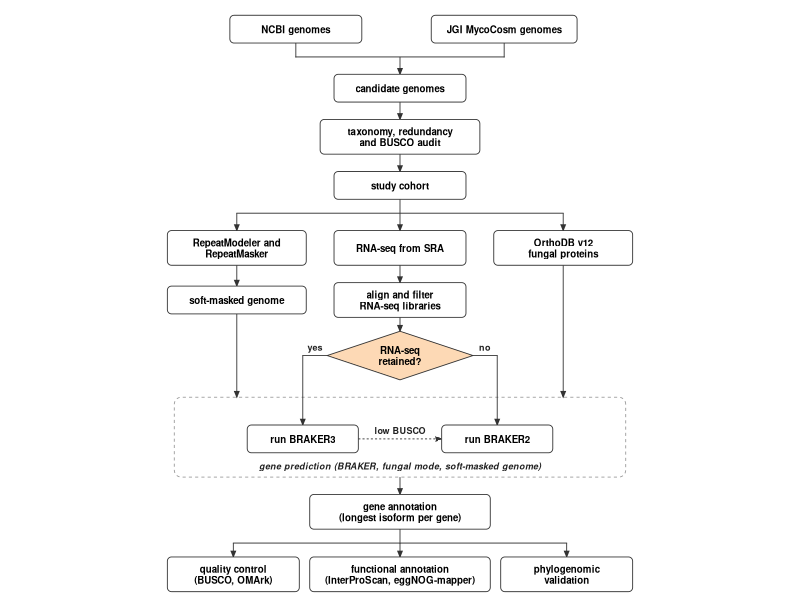
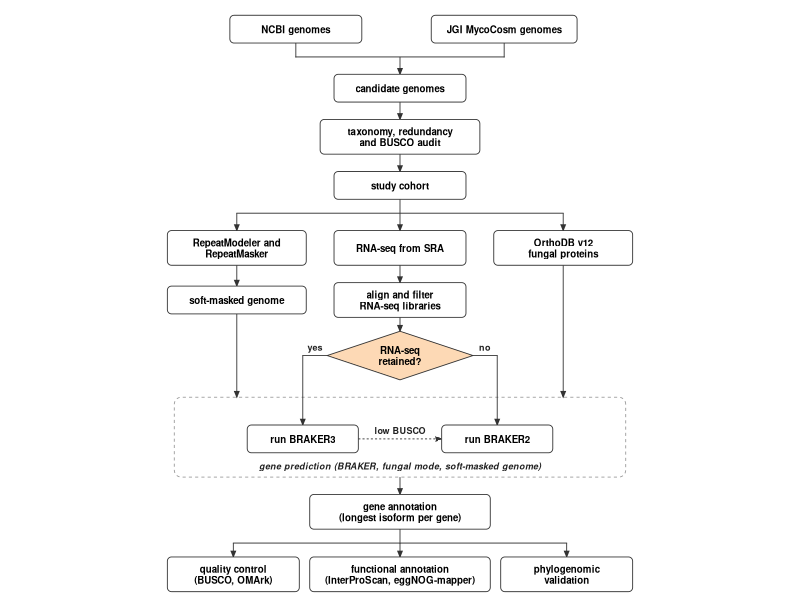

Write R code to recreate these figures, in order. (Note: this script raises an error after producing the figures.)
#!/usr/bin/env Rscript
# Mucoromycota structural annotation resource - workflow scheme (Methods), v4
# v4: Helvetica Bold throughout; robust PDF export on macOS
#     (cairo_pdf -> quartz pdf -> base pdf fallback, file existence checked).
# Canvas: 140 x 172 mm; Helvetica Bold 7 pt (Scientific Data)

packages <- c("ggplot2", "tibble")
miss <- packages[!vapply(packages, requireNamespace, logical(1), quietly = TRUE)]
if (length(miss) > 0) install.packages(miss, repos = "https://cloud.r-project.org")
library(ggplot2); library(tibble)

out_dir <- if (requireNamespace("rstudioapi", quietly = TRUE) && rstudioapi::isAvailable()) {
  rstudioapi::selectDirectory(caption = "Select output folder for the workflow figure")
} else getwd()
if (is.null(out_dir) || !dir.exists(out_dir)) out_dir <- getwd()

W <- 140; H <- 172
fs <- 7.0; font <- "Helvetica"; face <- "bold"
line_col <- "#333333"; dec_fill <- "#FDD9B5"; frame_col <- "#9A9A9A"
lw <- 0.3
arr <- arrow(length = unit(1.6, "mm"), type = "closed", angle = 22)

# ---------------- nodes ----------------
nodes <- tribble(
  ~id,      ~cx, ~cy,  ~w,  ~h, ~kind, ~label,
  "ncbi",    40, 164,  38,   8, "box", "NCBI genomes",
  "jgi",    100, 164,  42,   8, "box", "JGI MycoCosm genomes",
  "cand",    70, 147,  38,   8, "box", "candidate genomes",
  "audit",   70, 133,  46,  10, "box", "taxonomy, redundancy\nand BUSCO audit",
  "cohort",  70, 119,  38,   8, "box", "study cohort",
  "rep",     23, 101,  40,  10, "box", "RepeatModeler and\nRepeatMasker",
  "sra",     70, 101,  38,  10, "box", "RNA-seq from SRA",
  "prot",   117, 101,  40,  10, "box", "OrthoDB v12\nfungal proteins",
  "mask",    23,  86,  40,   8, "box", "soft-masked genome",
  "rna",     70,  86,  38,  10, "box", "align and filter\nRNA-seq libraries",
  "dec",     70,  70,  42,  14, "dec", "RNA-seq\nretained?",
  "b3",      42,  46,  32,   8, "box", "run BRAKER3",
  "b2",      98,  46,  32,   8, "box", "run BRAKER2",
  "ann",     70,  25,  52,  10, "box", "gene annotation\n(longest isoform per gene)",
  "qc",      22,   7,  38,  10, "box", "quality control\n(BUSCO, OMArk)",
  "fun",     70,   7,  52,  10, "box", "functional annotation\n(InterProScan, eggNOG-mapper)",
  "phy",    118,   7,  38,  10, "box", "phylogenomic\nvalidation"
)

frame <- c(x0 = 5, x1 = 135, y0 = 35, y1 = 58)

# ---------------- connectors ----------------
lines <- tribble(
  ~x, ~y, ~xend, ~yend,
  40, 160,  40, 156,
  100, 160, 100, 156,
  40, 156, 100, 156,
  23, 111, 117, 111,
  49,  70,  42,  70,
  91,  70,  98,  70,
  70,  20,  70,  16,
  22,  16, 118,  16
)
arrows <- tribble(
  ~x, ~y, ~xend, ~yend, ~style,
  70, 156,  70, 151, "solid",
  70, 143,  70, 138, "solid",
  70, 128,  70, 123, "solid",
  70, 115,  70, 106, "solid",
  23, 111,  23, 106, "solid",
  117, 111, 117, 106, "solid",
  23,  96,  23,  90, "solid",
  70,  96,  70,  91, "solid",
  70,  81,  70,  77, "solid",
  42,  70,  42,  50, "solid",
  98,  70,  98,  50, "solid",
  23,  82,  23, frame[["y1"]], "solid",
  117, 96, 117, frame[["y1"]], "solid",
  58,  46,  82,  46, "dashed",
  70, frame[["y0"]], 70, 30, "solid",
  22,  16,  22,  12, "solid",
  70,  16,  70,  12, "solid",
  118, 16, 118,  12, "solid"
)

labels <- tribble(
  ~x,   ~y,  ~label,      ~fontface,
  45.5, 72.4, "yes",       "bold",
  94.5, 72.4, "no",        "bold",
  70,  48.4, "low BUSCO", "bold",
  70,  38.2, "gene prediction (BRAKER, fungal mode, soft-masked genome)", "bold.italic"
)

# ---------------- shapes ----------------
round_rect <- function(x0, y0, w, h, r = 1.2, n = 8) {
  r <- min(r, w / 2, h / 2)
  a <- function(cx, cy, from, to) {
    t <- seq(from, to, length.out = n)
    data.frame(x = cx + r * cos(t), y = cy + r * sin(t))
  }
  rbind(a(x0 + w - r, y0 + h - r, 0, pi / 2), a(x0 + r, y0 + h - r, pi / 2, pi),
        a(x0 + r, y0 + r, pi, 3 * pi / 2), a(x0 + w - r, y0 + r, 3 * pi / 2, 2 * pi))
}
diamond <- function(cx, cy, w, h)
  data.frame(x = c(cx, cx + w / 2, cx, cx - w / 2), y = c(cy + h / 2, cy, cy - h / 2, cy))

polys <- do.call(rbind, lapply(seq_len(nrow(nodes)), function(i) {
  nd <- nodes[i, ]
  d <- if (nd$kind == "dec") diamond(nd$cx, nd$cy, nd$w, nd$h)
       else round_rect(nd$cx - nd$w / 2, nd$cy - nd$h / 2, nd$w, nd$h)
  d$id <- nd$id; d$fill <- ifelse(nd$kind == "dec", dec_fill, "white"); d
}))
frame_poly <- round_rect(frame[["x0"]], frame[["y0"]], frame[["x1"]] - frame[["x0"]],
                         frame[["y1"]] - frame[["y0"]], r = 2)

# ---------------- plot ----------------
p <- ggplot() +
  geom_polygon(data = frame_poly, aes(x, y), fill = NA, colour = frame_col,
               linewidth = lw, linetype = "33") +
  geom_segment(data = lines, aes(x = x, y = y, xend = xend, yend = yend),
               colour = line_col, linewidth = lw, lineend = "square") +
  geom_segment(data = arrows, aes(x = x, y = y, xend = xend, yend = yend, linetype = style),
               colour = line_col, linewidth = lw, arrow = arr, linejoin = "mitre") +
  geom_polygon(data = polys, aes(x, y, group = id, fill = fill),
               colour = line_col, linewidth = lw) +
  geom_text(data = nodes, aes(cx, cy, label = label), size = fs / .pt,
            lineheight = 0.95, family = font, fontface = face) +
  geom_text(data = labels, aes(x, y, label = label, fontface = fontface),
            size = (fs - 0.5) / .pt, family = font, colour = "#222222") +
  scale_fill_identity() +
  scale_linetype_manual(values = c(solid = "solid", dashed = "22"), guide = "none") +
  coord_fixed(xlim = c(0, W), ylim = c(0, H), expand = FALSE, clip = "off") +
  theme_void(base_family = font) +
  theme(plot.background = element_rect(fill = "white", colour = NA),
        plot.margin = margin(1, 1, 1, 1))

# ---------------- export ----------------
stem <- file.path(out_dir, "Fig_workflow_v4")
pdf_file <- paste0(stem, ".pdf"); png_file <- paste0(stem, ".png"); svg_file <- paste0(stem, ".svg")
if (file.exists(pdf_file)) file.remove(pdf_file)

save_pdf <- function() {
  try_dev <- function(dev, name) {
    ok <- tryCatch({
      suppressWarnings(ggsave(pdf_file, p, width = W, height = H, units = "mm", device = dev))
      file.exists(pdf_file) && file.info(pdf_file)$size > 0
    }, error = function(e) FALSE)
    if (ok) message("PDF written with ", name)
    ok
  }
  if (isTRUE(capabilities("cairo")) && try_dev(cairo_pdf, "cairo_pdf")) return(invisible(TRUE))
  if (Sys.info()[["sysname"]] == "Darwin" &&
      try_dev(function(filename, width, height, ...)
        grDevices::quartz(type = "pdf", file = filename, width = width, height = height),
        "quartz")) return(invisible(TRUE))
  if (try_dev(function(filename, width, height, ...)
        grDevices::pdf(filename, width = width, height = height, family = "Helvetica"),
        "base pdf")) return(invisible(TRUE))
  stop("PDF export failed with all devices")
}
save_pdf()

if (requireNamespace("ragg", quietly = TRUE)) {
  ggsave(png_file, p, width = W, height = H, units = "mm", dpi = 600,
         device = ragg::agg_png, bg = "white")
} else {
  ggsave(png_file, p, width = W, height = H, units = "mm", dpi = 600, bg = "white")
}
if (requireNamespace("svglite", quietly = TRUE))
  ggsave(svg_file, p, width = W, height = H, units = "mm")

print(p)
message("PDF: ", pdf_file, "  exists = ", file.exists(pdf_file))
message("PNG: ", png_file)
